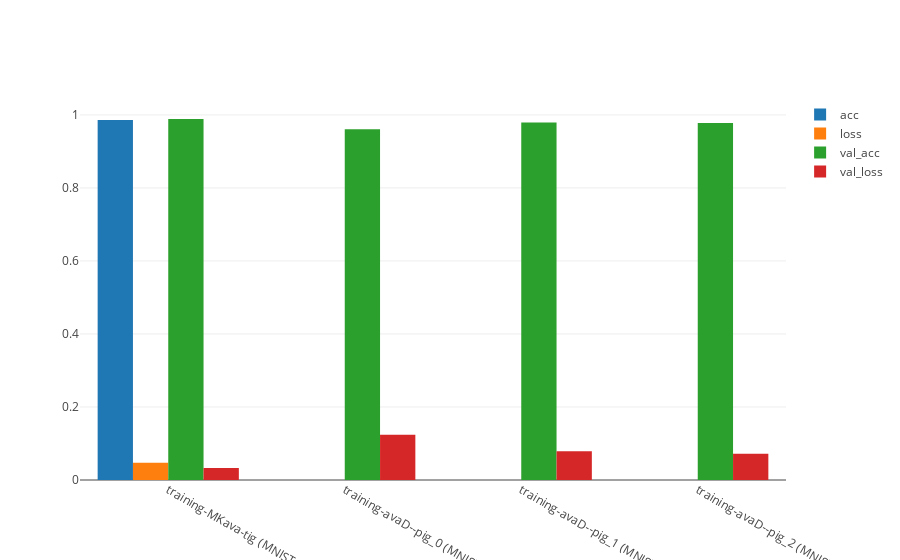

Write notebook code for a chart like this one.
### Markdown cell above
Visualize the metrics data using a grouped bar chart.

### Code cell
data = []

for i in list(pd.unique(metrics_df['METRIC NAME'])):
    data.append(go.Bar(x=metrics_df[metrics_df['METRIC NAME'].isin([i])]['GUID'] + ' (' + metrics_df[metrics_df['METRIC NAME'].isin([i])]['NAME'] + ')', y=metrics_df[metrics_df['METRIC NAME'].isin([i])]['METRIC VALUE'], name=i))


layout = go.Layout(
    barmode='group'
)

fig = go.Figure(data=data, layout=layout)

iplot(fig)

### Figure 1 — Plotly figure (JSON) as saved in the notebook; plotly's stock layout.template omitted (floating-point values rounded to 4 significant figures)
{"data": [{"name": "acc", "type": "bar", "x": ["training-MKava-tig (MNIST_CNN)"], "y": [0.986]}, {"name": "loss", "type": "bar", "x": ["training-MKava-tig (MNIST_CNN)"], "y": [0.0474]}, {"name": "val_acc", "type": "bar", "x": ["training-MKava-tig (MNIST_CNN)", "training-avaD--pig_0 (MNIST_MLP)", "training-avaD--pig_1 (MNIST_MLP)", "training-avaD--pig_2 (MNIST_MLP)"], "y": [0.9888, 0.961, 0.9794, 0.9781]}, {"name": "val_loss", "type": "bar", "x": ["training-MKava-tig (MNIST_CNN)", "training-avaD--pig_0 (MNIST_MLP)", "training-avaD--pig_1 (MNIST_MLP)", "training-avaD--pig_2 (MNIST_MLP)"], "y": [0.03257, 0.1237, 0.07879, 0.07197]}], "layout": {"barmode": "group"}}
